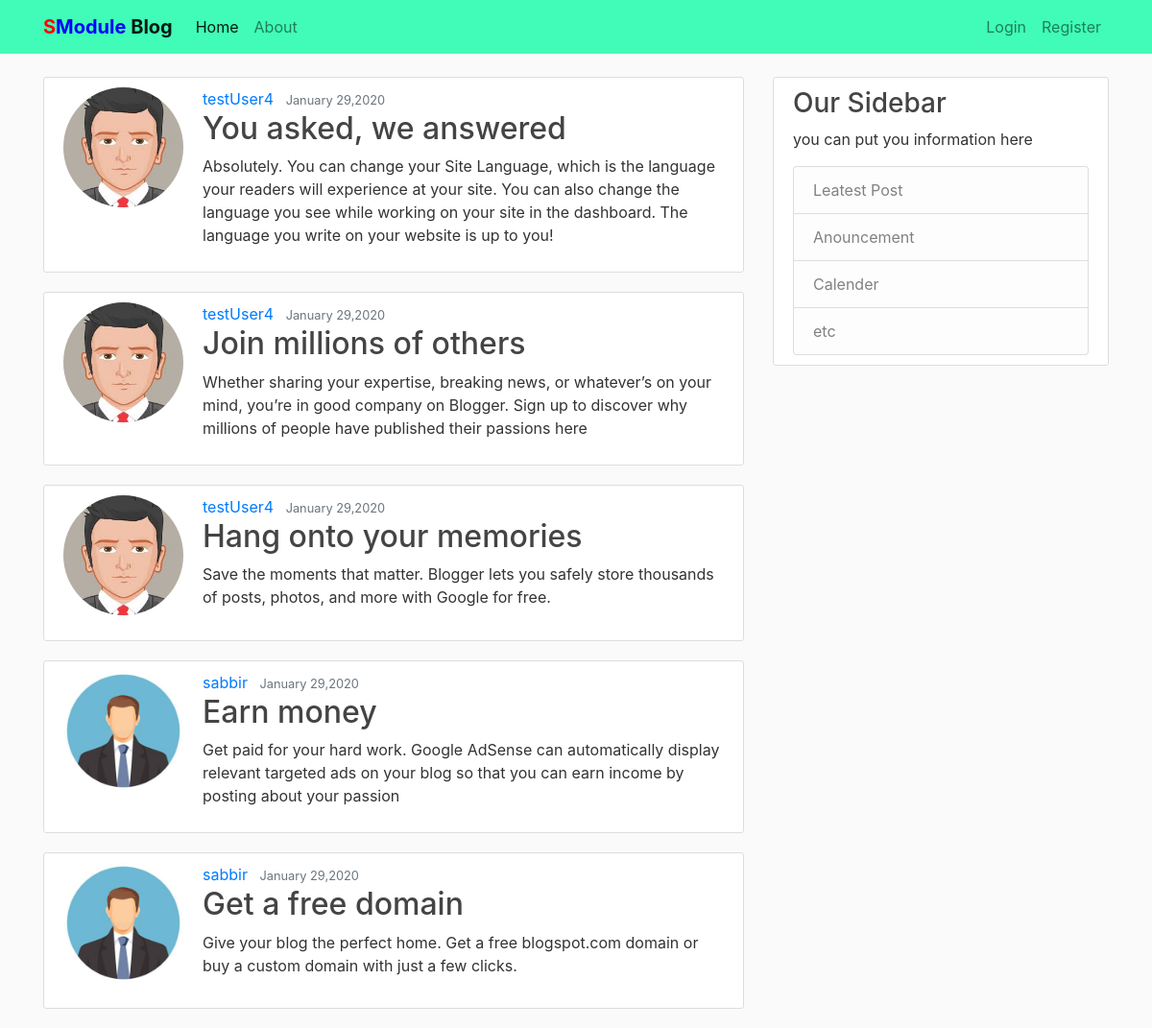
/, run on an earlier commit of the app's database.
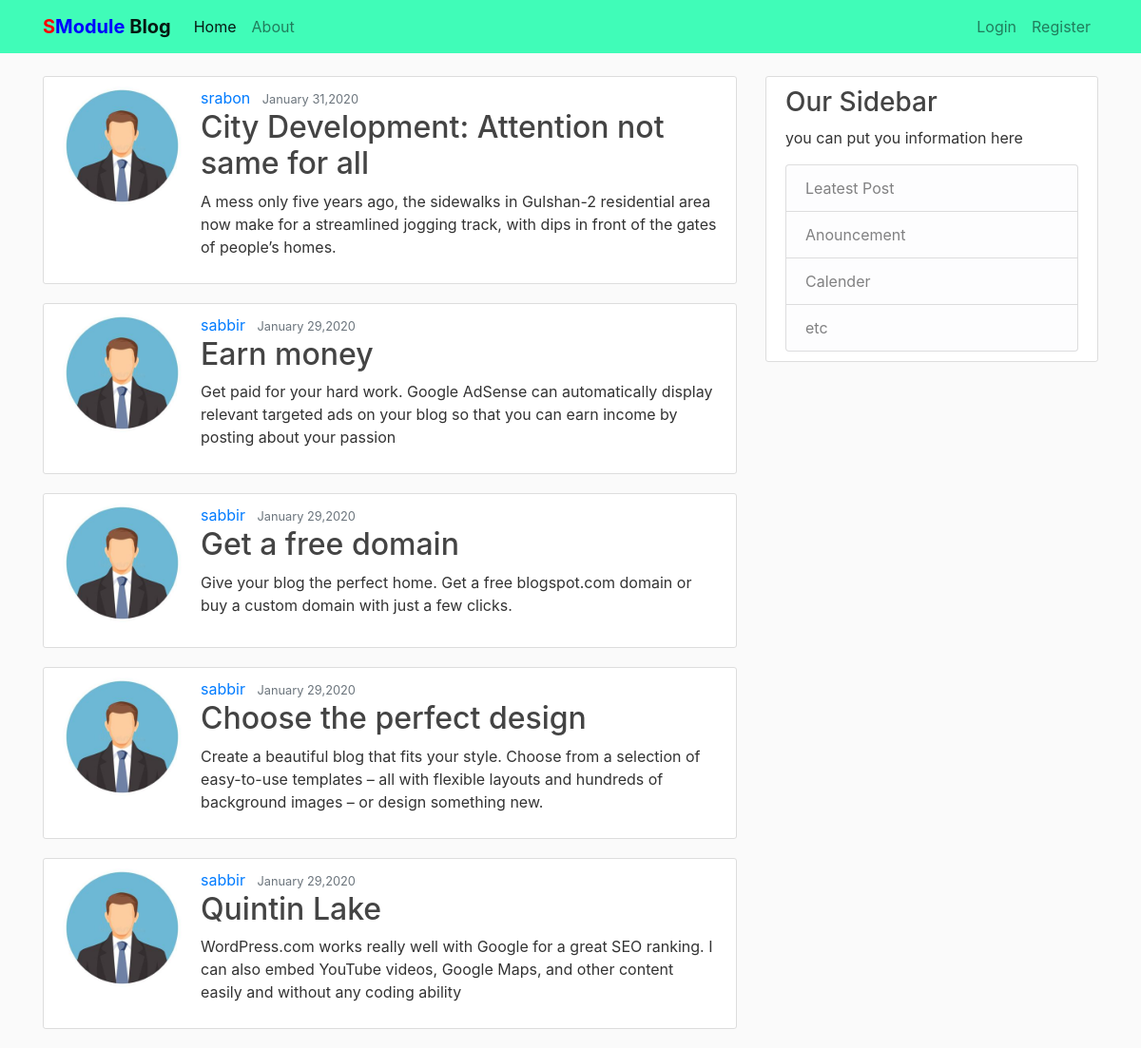
And on a later commit of the database.
### blog/models.py (models this page shows, shortened)
class Posts(models.Model):
    title = models.CharField(max_length=100)
    content = models.TextField()
    date_posted = models.DateTimeField(default=timezone.now)
    author = models.ForeignKey(User, on_delete=models.CASCADE)

### users/models.py (models this page shows, shortened)
class Profile(models.Model):
    user = models.OneToOneField(User, on_delete=models.CASCADE)
    image = models.ImageField(default='demo.jpg', upload_to='profile_pics')

### blog/views.py (the view)
class PostListView(ListView):
    model = Posts
    template_name = 'blog/home.html'
    context_object_name = 'posts'
    ordering = ['-date_posted']
    paginate_by = 5

### blog/templates/blog/home.html
{% extends "blog/base.html" %}
{% block content %}
    {% for post in posts %}
      <article class="media content-section">
        <img class="rounded-circle account-img" src="{{ post.author.profile.image.url }}" alt="">
        <div class="media-body">
          <div class="article-metadata">
            <a href="#" class="mr-2">{{ post.author }}</a>
            <small class="text-muted">{{ post.date_posted|date:"F d,Y" }}</small>
          </div>
          <h2><a class="article-title" href="{% url 'blog-detail' post.id %}">{{ post.title }}</a></h2>
          <p class="article-content">{{ post.content }}</p>
        </div>
      </article>
    {% endfor %}
{% endblock %}

What changed in the data, as far as the page shows it:
removed Posts: author.profile.image (picture), author "testUser4", date_posted "January 29,2020", title "You asked, we answered", content "Absolutely. You can change your Site Language, which is the language your readers will experience at your site. You can also change the language you see while working on your site in the dashboard. The language you write on your website is up to you!"
removed Posts: author.profile.image (picture), author "testUser4", date_posted "January 29,2020", title "Join millions of others", content "Whether sharing your expertise, breaking news, or whatever’s on your mind, you’re in good company on Blogger. Sign up to discover why millions of people have published their passions here"
removed Posts: author.profile.image (picture), author "testUser4", date_posted "January 29,2020", title "Hang onto your memories", content "Save the moments that matter. Blogger lets you safely store thousands of posts, photos, and more with Google for free."
added Posts: author.profile.image (picture), author "srabon", date_posted "January 31,2020", title "City Development: Attention not same for all", content "A mess only five years ago, the sidewalks in Gulshan-2 residential area now make for a streamlined jogging track, with dips in front of the gates of people’s homes."
now on this page (row unchanged): Posts: author.profile.image (picture), author "sabbir", date_posted "January 29,2020", title "Choose the perfect design", content "Create a beautiful blog that fits your style. Choose from a selection of easy-to-use templates – all with flexible layouts and hundreds of background images – or design something new."
now on this page (row unchanged): Posts: author.profile.image (picture), author "sabbir", date_posted "January 29,2020", title "Quintin Lake", content "WordPress.com works really well with Google for a great SEO ranking. I can also embed YouTube videos, Google Maps, and other content easily and without any coding ability"
